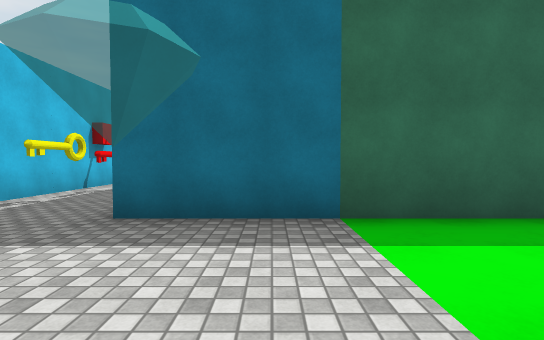
[1] (above)

24 first-person views from a walk through a scene from a Unity 3-D project. The camera is 1.3 m above the floor, tilts 2° down and sees 85° across. The floor is counted in squares, 2 m on a side. Each view is taken from the middle of a square. On the plan, view 1 faces up. The plan holds only what a view shows up to about 9 squares ahead; the rest is blank. The player is left out. Surface patterns are stand-ins for the level's own textures.

[2]
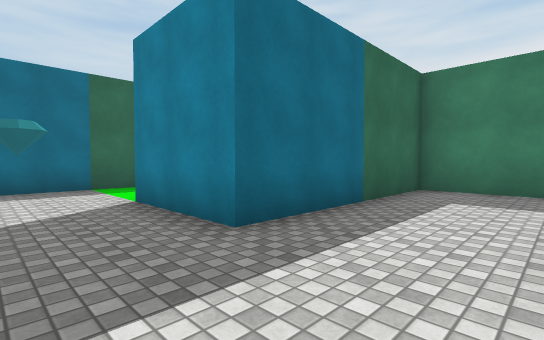

[3]
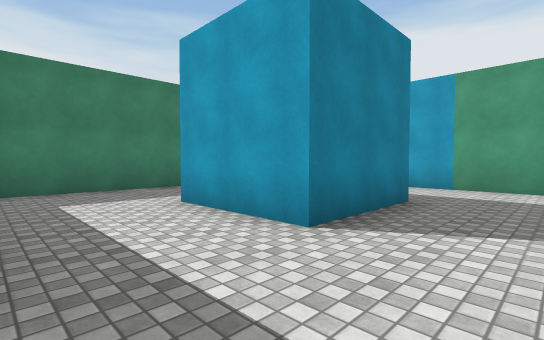

[4]
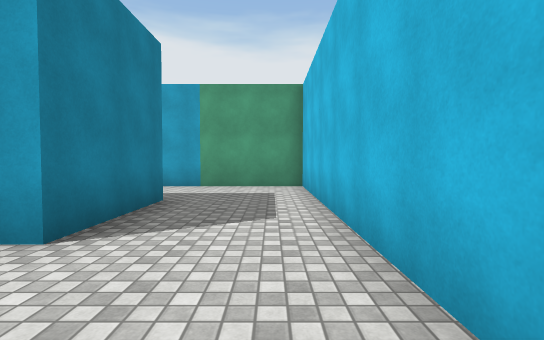

[5]
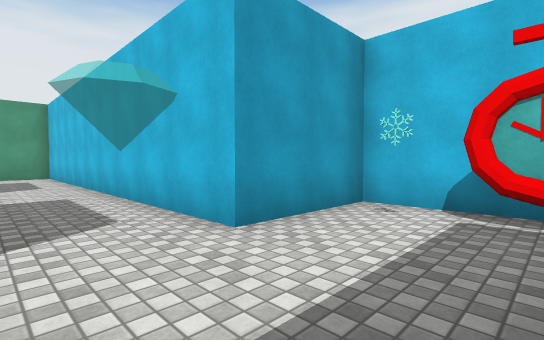

[6]
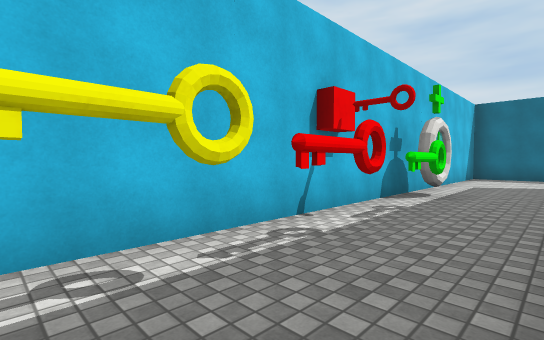

[7]
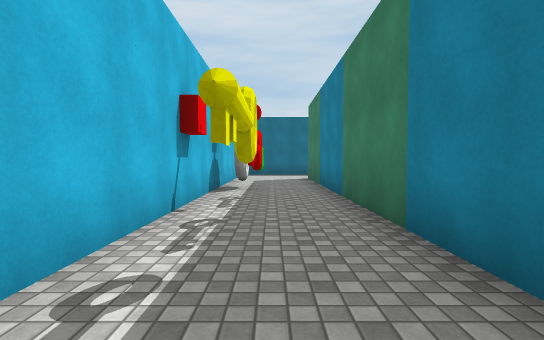

[8]
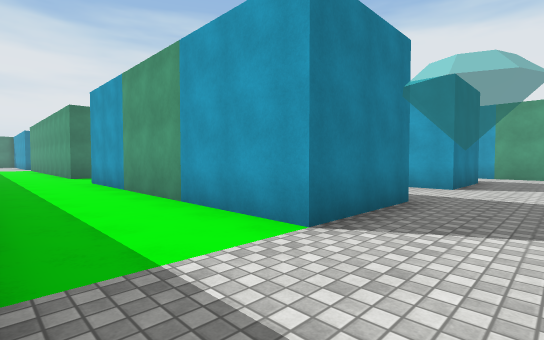

[9]
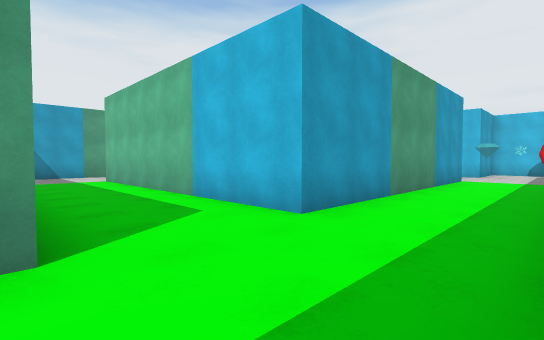

[10]
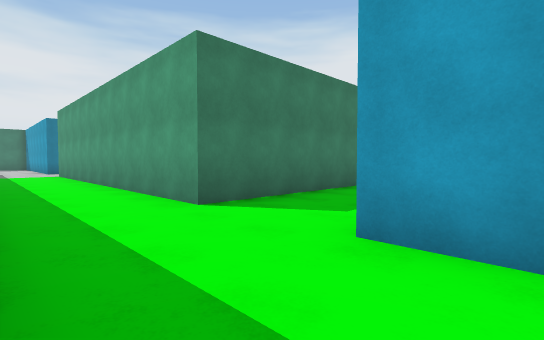

[11]
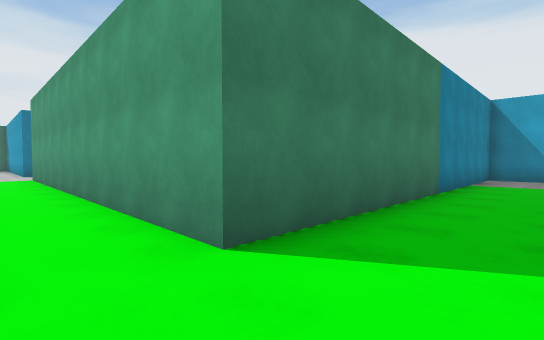

[12]
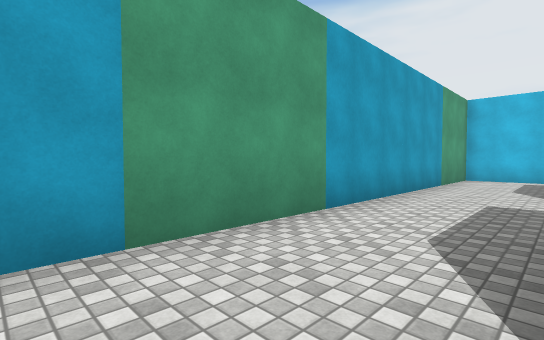

[13]
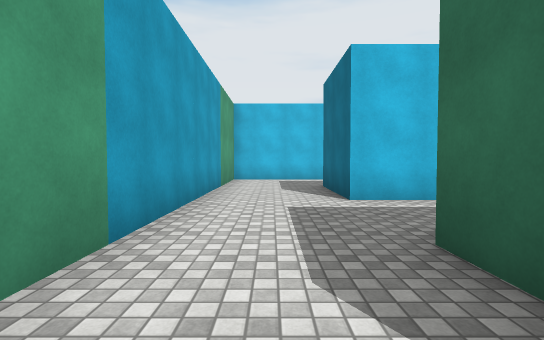

[14]
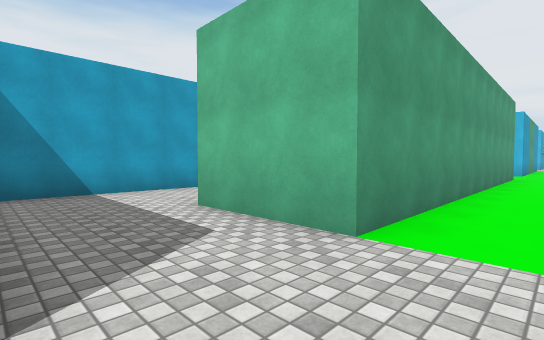

[15]
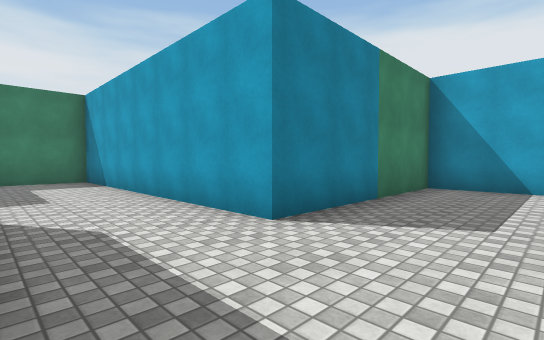

[16]
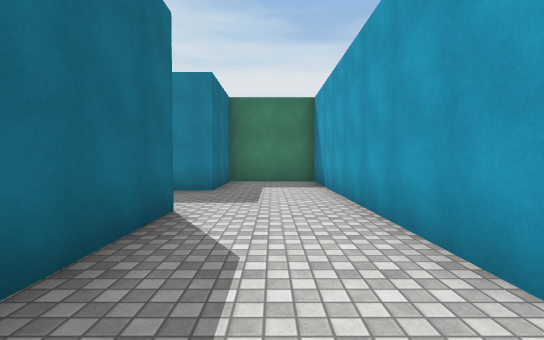

[17]
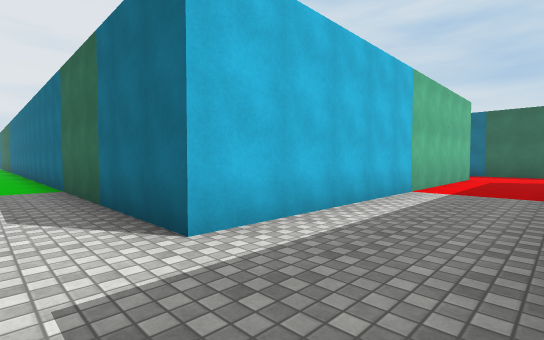

[18]
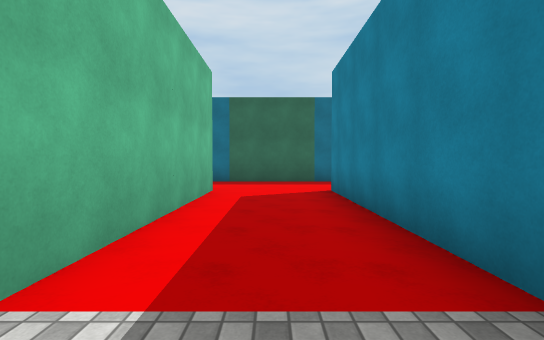

[19]
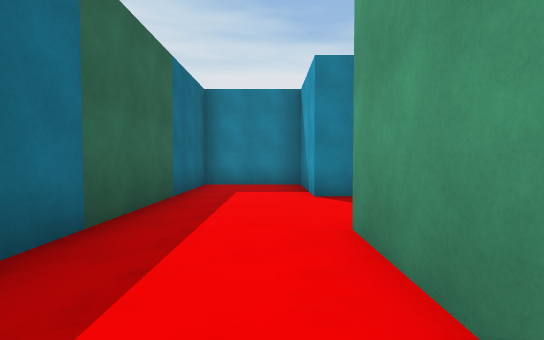

[20]
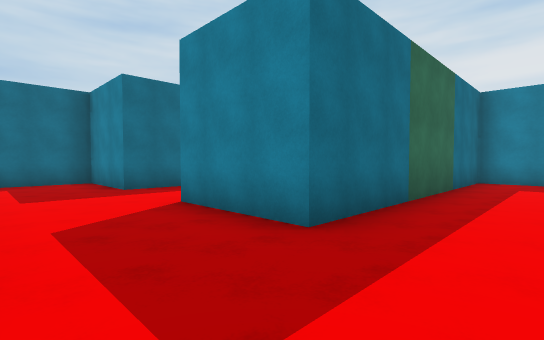

[21]
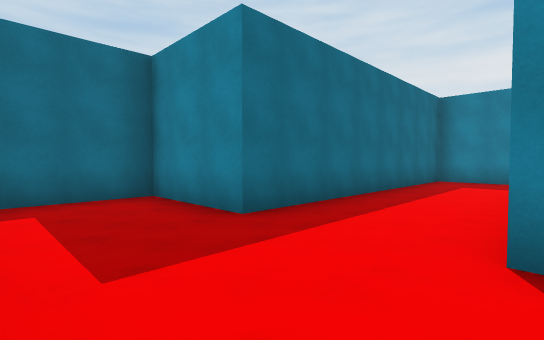

[22]
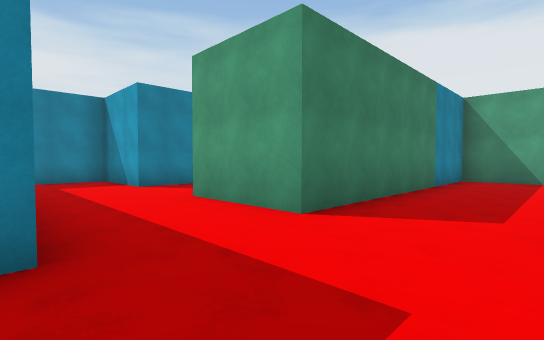

[23]
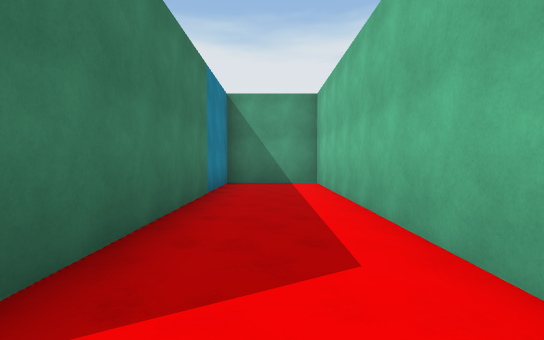

[24]
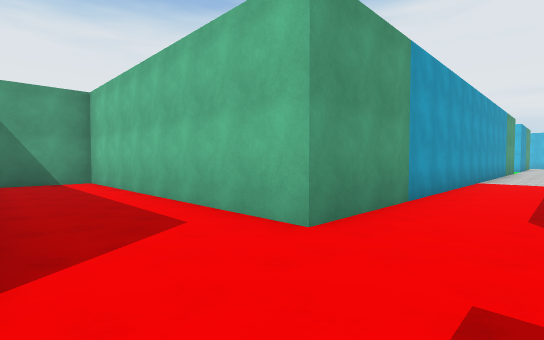

### Floor plan
Points are (right, up) in squares from view 1. A wall is a line through its corners. A room is listed if a view was taken in it or the views show most of it. See-through windows are left out.
Room 1 (views 1, 2, 3, 4)
walls: (3.3, -5.2) (3.3, -6.7); (0.7, -6.7) (0.7, -4.3) (3.2, -4.3); (5.7, -5.6) (5.7, -1.8) (0.7, -1.8) (0.7, 0.7); (-1.8, 0.7) (-1.8, -6.5)
ways out: opening at (-0.5, -5.5) to room 2; opening at (-0.5, -0.5) to room 2; opening at (4.5, -5.5) to room 2
Room 2 (views 5, 6, 7, 8, 9, 10, 11, 12, 13, 14, 15, 16, 17, 18, 20)
walls: (12, 13.2) (20.7, 13.2); (3, 3.2) (-1.8, 3.2); (23.2, 13.2) (25.8, 13.2) (25.8, 3.2) (16.5, 3.2); (0.7, 0.7) (8.2, 0.7) (8.2, -6.8); (-1.7, 4.2) (-1.7, 11.9); (-3.5, 10.4) (-3.5, 9.4); (-2.5, 15.7) (-3, 15.7); (19.2, -4.3) (23.2, -4.3) (23.2, 0.7) (30.7, 0.7) (30.7, 3.2) (28.3, 3.2) (28.3, 4.1); (-3.5, 2.9) (-3.5, 2.2); (-4.2, 14.5) (-4.2, 0.7) (-1.8, 0.7); (6.8, -6.7) (5.8, -6.7); (28.3, 8.2) (28.3, 13.2) (30.7, 13.2) (30.7, 15.7) (23.2, 15.7); (3.3, -6.7) (0.7, -6.7); (-1.8, -6.5) (-1.8, -9.2) (10.7, -9.2) (10.7, 0.7) (20.7, 0.7) (20.7, -1.8)
low walls: (-3.5, 10) (-3.6, 9.5)
ways out: opening at (-0.5, -5.5) to room 1; opening at (-0.5, -0.5) to room 1; opening at (4.5, -5.5) to room 1; opening at (20.5, 14.5) to room 3; opening at (24.5, 14.5) to room 3
objects: other object (-3, 2); other object (-3, 8)
Room 3 (views 19, 21, 22, 23, 24)
walls: (23.2, 15.7) (23.2, 18.2); (20.7, 13.2) (20.7, 5.8) (23.2, 5.8) (23.2, 13.2); (30.7, 19) (30.7, 20.7) (23.2, 20.7) (23.2, 23.2) (21.1, 23.2)
ways out: opening at (20.5, 14.5) to room 2; opening at (24.5, 14.5) to room 2

Where each view was taken, in squares from view 1:
view 1: 0 up, 0 right, facing up
view 2: 4 down, 1 left, facing up-right
view 3: 2 down, 1 left, facing down-right
view 4: 2 down, 1 left, facing down
view 5: 3 up, 0 right, facing down-left
view 6: 4 up, 2 left, facing up-left
view 7: 3 up, 3 left, facing up
view 8: 3 up, 1 left, facing down-right
view 9: 3 up, 11 right, facing down-left
view 10: 3 up, 7 right, facing down-right
view 11: 2 up, 9 right, facing down-right
view 12: 7 down, 9 right, facing down-left
view 13: 8 down, 8 right, facing left
view 14: 2 up, 23 right, facing down-left
view 15: 3 up, 21 right, facing down-right
view 16: 2 up, 22 right, facing right
view 17: 2 up, 28 right, facing up-left
view 18: 7 up, 27 right, facing up
view 19: 14 up, 23 right, facing right
view 20: 14 up, 21 right, facing up-right
view 21: 18 up, 21 right, facing up-right
view 22: 16 up, 21 right, facing down-right
view 23: 14 up, 22 right, facing down
view 24: 15 up, 23 right, facing down-left
